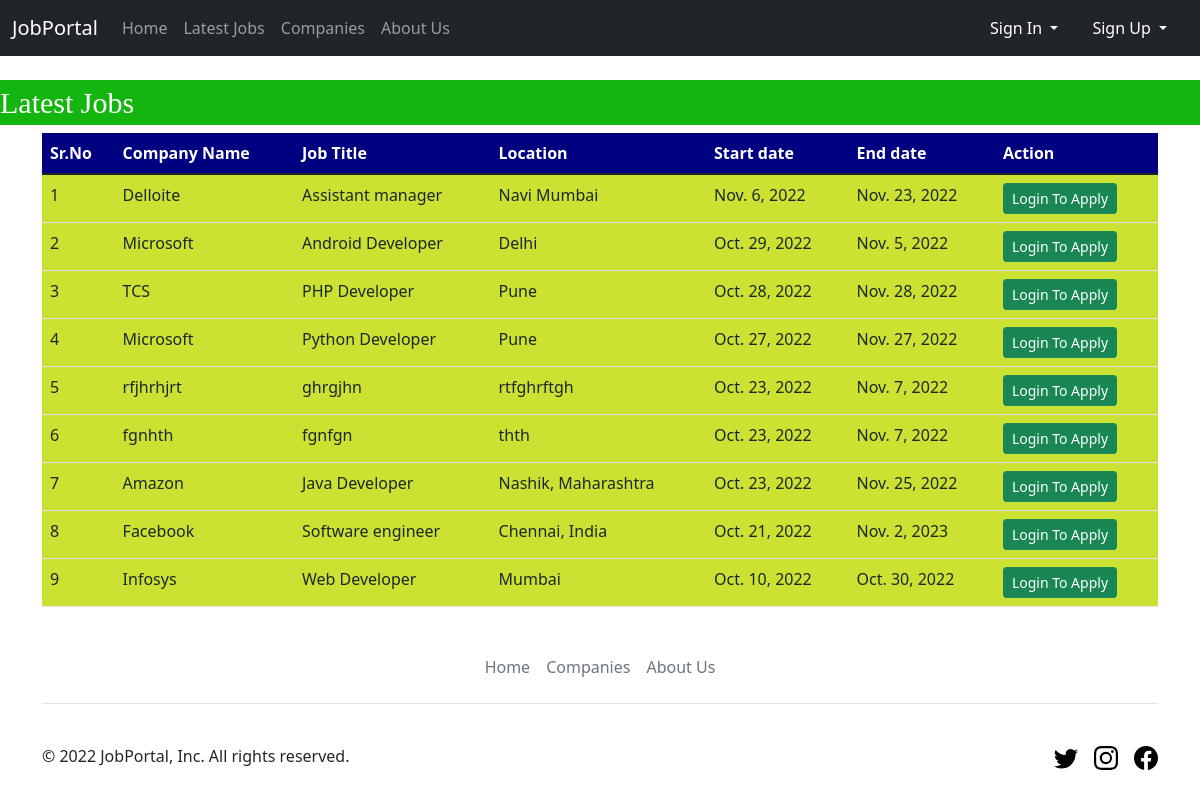
Screenshot of /latest_jobs/ with the database file from the repository.
### job_portal/models.py (models this page shows, shortened)
class Job(models.Model):
    recruiter = models.ForeignKey(Recruiter, on_delete=models.CASCADE)
    title = models.CharField(max_length=30)
    description = models.CharField(max_length=300)
    company_name = models.CharField(max_length=50)
    location = models.CharField(max_length=100)
    skills = models.CharField(max_length=50)
    salary = models.FloatField(max_length=20)
    start_date = models.DateField()
    end_date = models.DateField()
    creation_date = models.DateField()

### job_portal/views.py (the view)
# urls.py: path('latest_jobs/', views.latest_jobs),
def latest_jobs(request):
    job = Job.objects.all().order_by('-start_date')
    d = {'job':job}
    return render(request, 'job_portal/latest_jobs.html', d)

### job_portal/templates/job_portal/latest_jobs.html
{% extends 'job_portal/base.html' %}
{% block content %}
<br>
<marquee
    style="font-family: Georgia, 'Times New Roman', Times, serif; font-size: 30px; color: white; background-color: rgb(19, 181, 14);">
    Latest Jobs
</marquee>
<div class="container mt-2">
    <table class="table table-hover" id="example">
        <thead>
            <tr style="background-color: #000080; color: white;">
                <th>Sr.No</th>
                <th>Company Name</th>
                <th>Job Title</th>
                <th>Location</th>
                <th>Start date</th>
                <th>End date</th>
                <th>Action</th>
            </tr>
        </thead>
        <tbody>
            {% for i in job %}
            <tr style="background-color: rgb(203, 226, 50);">
            <td>{{forloop.counter}}</td>
            <td>{{i.company_name}}</td>
            <td>{{i.title}}</td>
            <td>{{i.location}}</td>
            <td>{{i.start_date}}</td>
            <td>{{i.end_date}}</td>
            <td><a href="/signinstudent" class="btn btn-success btn-sm">Login To Apply</a></td>
            </tr>
            {% endfor %}
        </tbody>
    </table>
</div>
{% endblock %}

### job_portal/templates/job_portal/base.html (shortened to what this page needs)
{% include 'job_portal/header.html' %}
{% block content %}
{% endblock %}
{% include 'job_portal/footer.html' %}

### job_portal/templates/job_portal/header.html (shortened to what this page needs)
<!doctype html>
<html lang="en">
<head>
    <link href="https://cdn.jsdelivr.net/npm/bootstrap@5.1.3/dist/css/bootstrap.min.css" rel="stylesheet"
>
</head>
<body>
    <nav class="navbar navbar sticky-top navbar-expand-lg navbar-dark bg-dark">
        <div class="container-fluid">
            <a class="navbar-brand" href="/">JobPortal</a>
            <div class="collapse navbar-collapse" id="navbarSupportedContent">
                <ul class="navbar-nav me-auto mb-2 mb-lg-0">
                    <li class="nav-item">
                        <a class="nav-link {% block nav_item_home %} {% endblock %}" href="/">Home</a>
                    </li>
                    <li class="nav-item">
                        <a class="nav-link" aria-current="page"
                            role="button" href="/latest_jobs">Latest Jobs</a>
                    </li>
                    <li class="nav-item">
                        <a class="nav-link" aria-current="page"
                            role="button" href="/companies">Companies</a>
                    </li>
                    <li class="nav-item">
                        <a class="nav-link "aria-current="page" role="button"
                            href="/aboutus">About Us</a>
                    </li>
                </ul>
                {% if user.is_authenticated %}
                <ul class="navbar-nav">
                    <li class="nav-item dropdown">
                        <a class="nav-link dropdown-toggle" href="#" role="button" data-bs-toggle="dropdown"
                            aria-expanded="false">
                            Welcome {{request.user.first_name}} {{request.user.last_name}}
                        </a>
                        <ul class="dropdown-menu">
                            <li><a class="dropdown-item" href="/Logout">Logout</a>
                            </li>
                        </ul>
                    </li>
                </ul>
                {% comment %} Welcome {{request.user.email}} {% endcomment %}
                {% else %}
                <div class="dropdown">
                    <button class="btn btn-dark dropdown-toggle {% block nav_item_signin %}{% endblock %} bg-dark me-2"
                        type="button" id="dropdownMenuButton2" data-bs-toggle="dropdown" aria-expanded="false">
                        Sign In
                    </button>
                </div>
                <div class="dropdown">
                    <button class="btn btn-dark dropdown-toggle {% block nav_item_signup %}{% endblock %} bg-dark me-2"
                        type="button" id="dropdownMenuButton2" data-bs-toggle="dropdown" aria-expanded="false">
                        Sign Up
                    </button>
                </div>
                {% endif %}
            </div>
        </div>
    </nav>

### job_portal/templates/job_portal/footer.html (shortened to what this page needs)
<body class="vsc-initialized">
    <div class="container">
        <footer class="py-3 my-4">
            <ul class="nav justify-content-center border-bottom pb-3 mb-3">
                <li class="nav-item"><a href="/" class="nav-link px-2 text-muted">Home</a></li>
                <li class="nav-item"><a href="/companies"
                        class="nav-link px-2 text-muted">Companies</a></li>
                <li class="nav-item"><a href="/aboutus" class="nav-link px-2 text-muted">About Us</a></li>
            </ul>
            <div class="d-flex justify-content-between py-3 my-4">
                <p>© 2022 JobPortal, Inc. All rights reserved.</p>
                <ul class="list-unstyled d-flex">
                    <li class="ms-3"><a class="link-dark" href="https://twitter.com" target="_blank"><svg class="bi" width="24" height="24">
                                <use xlink:href="#twitter"></use>
                            </svg></a></li>
                    <li class="ms-3"><a class="link-dark" href="https://instagram.com" target="_blank"><svg class="bi" width="24" height="24">
                                <use xlink:href="#instagram"></use>
                            </svg></a></li>
                    <li class="ms-3"><a class="link-dark" href="https://facebook.com" target="_blank"><svg class="bi" width="24" height="24">
                                <use xlink:href="#facebook"></use>
                            </svg></a></li>
                </ul>
            </div>
        </footer>
    </div>
    <body class="vsc-initialized">
    </body>
</body>
</html>

### rows the page displays
Job: company_name "Delloite", title "Assistant manager", location "Navi Mumbai", start_date "Nov. 6, 2022", end_date "Nov. 23, 2022"
Job: company_name "Microsoft", title "Android Developer", location "Delhi", start_date "Oct. 29, 2022", end_date "Nov. 5, 2022"
Job: company_name "TCS", title "PHP Developer", location "Pune", start_date "Oct. 28, 2022", end_date "Nov. 28, 2022"
Job: company_name "Microsoft", title "Python Developer", location "Pune", start_date "Oct. 27, 2022", end_date "Nov. 27, 2022"
Job: company_name "rfjhrhjrt", title "ghrgjhn", location "rtfghrftgh", start_date "Oct. 23, 2022", end_date "Nov. 7, 2022"
Job: company_name "fgnhth", title "fgnfgn", location "thth", start_date "Oct. 23, 2022", end_date "Nov. 7, 2022"
Job: company_name "Amazon", title "Java Developer", location "Nashik, Maharashtra", start_date "Oct. 23, 2022", end_date "Nov. 25, 2022"
Job: company_name "Facebook", title "Software engineer", location "Chennai, India", start_date "Oct. 21, 2022", end_date "Nov. 2, 2023"
Job: company_name "Infosys", title "Web Developer", location "Mumbai", start_date "Oct. 10, 2022", end_date "Oct. 30, 2022"
